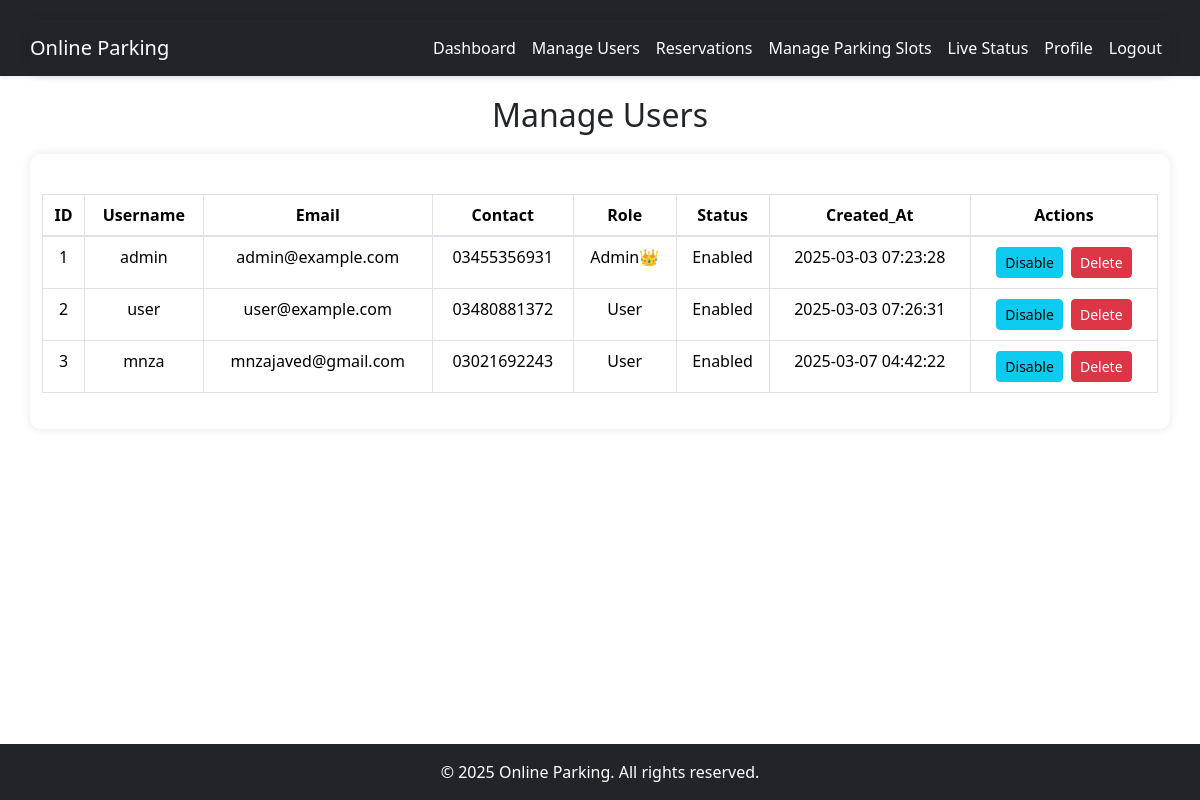
The app's page /view/admin/manage-users.php (signed in) with its own data.
### tables this page shows
CREATE TABLE `users` (
  `id` int(10) NOT NULL,
  `name` varchar(50) NOT NULL,
  `email` varchar(50) NOT NULL,
  `password` varchar(255) NOT NULL,
  `contact` varchar(15) NOT NULL,
  `role` enum('user','admin') NOT NULL DEFAULT 'user',
  `status` enum('enabled','disabled') NOT NULL DEFAULT 'enabled',
  `created_at` timestamp NOT NULL DEFAULT current_timestamp() ON UPDATE current_timestamp()
);

### model/AdminModel.php (called while the page is built, shortened)
<?php
class AdminModel
{
    private $pdo;
    public function __construct($pdo)
    {
        $this->pdo = $pdo;
    }
    public function getAllUsers()
    {
        $stmt = $this->pdo->prepare("SELECT * FROM users");
        $stmt->execute();
        return $stmt->fetchAll(PDO::FETCH_ASSOC);
    }
}

### view/admin/manage-users.php (the view, shortened to what this page needs)
<?php
include('../../model/AdminModel.php');
include('../../config.php');
$adminModel = new AdminModel($pdo);
$users = $adminModel->getAllUsers();
?>
<!DOCTYPE html>
<html lang="en">
<head>
    <link rel="stylesheet" href="https://maxcdn.bootstrapcdn.com/bootstrap/4.0.0/css/bootstrap.min.css">
    <link rel="stylesheet" href="../../assets/manage-users.css">
</head>
<body>
    <?php
    include('../../components/admin-header.php');
    ?>
    <section id="section">
        <div style="margin-top: 20px">
            <center>
                <h2>Manage Users</h2>
            </center>
        </div>
        <div class="container">
            <table class="table table-bordered">
                <thead>
                    <tr>
                        <th>ID</th>
                        <th>Username</th>
                        <th>Email</th>
                        <th>Contact</th>
                        <th>Role</th>
                        <th>Status</th>
                        <th>Created_At</th>
                        <th>Actions</th>
                    </tr>
                </thead>
                <tbody>
                    <?php foreach ($users as $user): ?>
                        <tr>
                            <td><?php echo $user['id']; ?></td>
                            <td><?php echo $user['name']; ?></td>
                            <td><?php echo $user['email']; ?></td>
                            <td><?php echo $user['contact']; ?></td>
                            <td><?php echo $user['role'] == 'admin' ? 'Admin👑' : 'User'; ?></td>
                            <td><?php echo $user['status'] == 'enabled' ? 'Enabled' : 'Disabled'; ?></td>
                            <td><?php echo $user['created_at']; ?></td>
                            <td>
                                <?php if ($user['status'] == 'enabled'): ?>
                                    <a class="btn btn-info btn-sm" href="../../controller/statusUpdate.php?id=<?php echo $user['id']; ?>&status=disabled">Disable</a>
                                <?php else: ?>
                                    <a class="btn btn-success btn-sm" href="../../controller/statusUpdate.php?id=<?php echo $user['id']; ?>&status=enabled">Enable</a>
                                <?php endif; ?>
                                <a class="btn btn-danger btn-sm" href="../../controller/delete-user.php?id=<?php echo $user['id']; ?>" onclick="return confirm('Are you sure you want to delete this user?');">Delete</a>
                            </td>
                        </tr>
                    <?php endforeach; ?>
                </tbody>
            </table>
        </div>
    </section>
    <?php include('../../components/footer.php'); ?>
</body>
</html>

### assets/manage-users.css (style rules this page uses)
body { background-color: #f8f9fa; font-family: Arial, sans-serif; }
h2 { color: #333; text-align: center; margin-bottom: 20px; }
.container { padding: 20px; border-radius: 10px; box-shadow: 0px 0px 10px rgba(0, 0, 0, 0.1); margin-top: 20px; }
.table { margin-top: 20px; }
.table th { background-color: #1d1f21; color: white; text-align: center; }
.table td { text-align: center; }
.btn { margin: 2px; }

### records on screen
users: id "1", name "admin", email "admin@example.com", contact "03455356931", role "Admin👑", status "Enabled", created_at "2025-03-03 07:23:28"
users: id "2", name "user", email "user@example.com", contact "03480881372", role "User", status "Enabled", created_at "2025-03-03 07:26:31"
users: id "3", name "mnza", email "mnzajaved@gmail.com", contact "03021692243", role "User", status "Enabled", created_at "2025-03-07 04:42:22"
